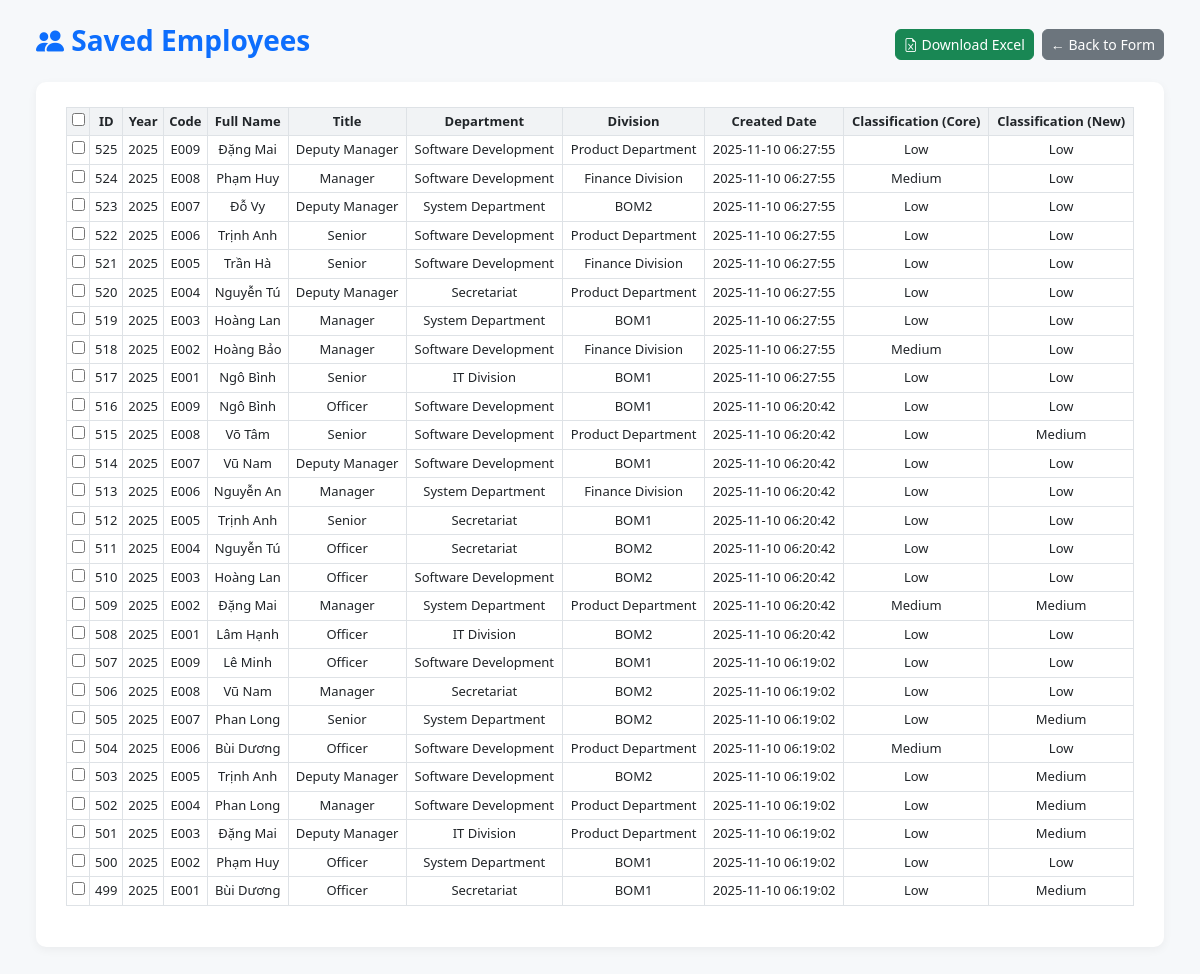
The page /employees on the database its author committed.
### tables this page shows
CREATE TABLE employee (
        id INTEGER PRIMARY KEY AUTOINCREMENT,
        year TEXT,
        code TEXT,
        full_name TEXT,
        title TEXT,
        department TEXT,
        division TEXT,

        -- Core competencies
        communication INTEGER,
        continuous_learning INTEGER,
        critical_thinking INTEGER,
        data_analysis INTEGER,
        digital_literacy INTEGER,
        problem_solving INTEGER,
        strategic_thinking INTEGER,
        talent_management INTEGER,
        teamwork_leadership INTEGER,

        -- Core competencies (req)
        communication_req INTEGER,
        continuous_learning_req INTEGER,
        critical_thinking_req INTEGER,
        data_analysis_req INTEGER,
        digital_literacy_req INTEGER,
        problem_solving_req INTEGER,
        strategic_thinking_req INTEGER,
        talent_management_req INTEGER,
        teamwork_leadership_req INTEGER,

        -- New competencies
        creative_thinking INTEGER,
        resilience INTEGER,
        ai_bigdata INTEGER,
        analytical_thinking INTEGER,

        -- New competencies (req)
        creative_thinking_req INTEGER,
        resilience_req INTEGER,
        ai_bigdata_req INTEGER,
        analytical_thinking_req INTEGER,

        classification_core TEXT,
        classification_new TEXT,
        created_at DATETIME DEFAULT CURRENT_TIMESTAMP
    );

### app.py (the view)
@app.route("/employees")
def employees():
    conn = sqlite3.connect("employee.db")
    conn.row_factory = sqlite3.Row
    c = conn.cursor()
    c.execute("SELECT * FROM employee ORDER BY id DESC")
    rows = c.fetchall()
    conn.close()
    return render_template("employees.html", rows=rows)

### templates/employees.html (shortened to what this page needs)
<!doctype html>
<html lang="en">
<head>
  <link href="https://cdn.jsdelivr.net/npm/bootstrap@5.3.0/dist/css/bootstrap.min.css" rel="stylesheet">
  <link rel="stylesheet" href="https://cdn.jsdelivr.net/npm/bootstrap-icons@1.11.3/font/bootstrap-icons.css">
  <link rel="stylesheet" href="{{ url_for('static', filename='style.css') }}">
</head>
<body class="p-4">
  <div class="container">
    <div class="d-flex justify-content-between align-items-center mb-3">
      <h3><i class="bi bi-people-fill"></i> Saved Employees</h3>
      <div class="d-flex gap-2">
        <a href="/export" class="btn btn-success btn-sm">
          <i class="bi bi-file-earmark-excel"></i> Download Excel
        </a>
        <a href="/" class="btn btn-secondary btn-sm">← Back to Form</a>
      </div>
    </div>
    <div class="table-card">
      <form action="/delete-selected" method="POST" onsubmit="return confirm('Delete selected employees?');">
        <div class="table-wrapper">
          <table class="table table-bordered table-hover table-sm align-middle">
            <thead>
              <tr>
                <th><input type="checkbox" id="selectAll"></th>
                <th>ID</th>
                <th>Year</th>
                <th>Code</th>
                <th>Full Name</th>
                <th>Title</th>
                <th>Department</th>
                <th>Division</th>
                <th>Created Date</th>
                <th>Classification (Core)</th>
                <th>Classification (New)</th>
              </tr>
            </thead>
            <tbody>
              {% for r in rows %}
              <tr>
                <td><input type="checkbox" name="selected_ids" value="{{ r['id'] }}"></td>
                <td>{{ r['id'] }}</td>
                <td>{{ r['year'] }}</td>
                <td>{{ r['code'] }}</td>
                <td>{{ r['full_name'] }}</td>
                <td>{{ r['title'] }}</td>
                <td>{{ r['department'] }}</td>
                <td>{{ r['division'] }}</td>
                <td>{{ r['created_at'] }}</td>
                <td>{{ r['classification_core'] }}</td>
                <td>{{ r['classification_new'] }}</td>
              </tr>
              {% endfor %}
            </tbody>
          </table>
        </div>

### static/style.css (style rules this page uses)
body { font-family: 'Segoe UI', Roboto, Arial, sans-serif; background-color: #f6f8fa; color: #333; font-size: 14px; }
h3, h5 { font-weight: 700; color: #0d6efd; }
.container { max-width: 1200px; }
.form-card, .table-card { background: #fff; border-radius: 10px; box-shadow: 0 3px 10px rgba(0,0,0,0.05); padding: 25px 30px; margin-bottom: 30px; }
.btn { border-radius: 6px; font-weight: 500; }
.btn-secondary { background: #6c757d; }
.btn-success { background: #198754; }
.table { font-size: 13px; text-align: center; }
.table thead th { background-color: #f1f3f5; font-weight: 600; vertical-align: middle; }

### rows shown on the page
employee: id "525", year "2025", code "E009", full_name "Đặng Mai", title "Deputy Manager", department "Software Development", division "Product Department", created_at "2025-11-10 06:27:55", classification_core "Low", classification_new "Low"
employee: id "524", year "2025", code "E008", full_name "Phạm Huy", title "Manager", department "Software Development", division "Finance Division", created_at "2025-11-10 06:27:55", classification_core "Medium", classification_new "Low"
employee: id "523", year "2025", code "E007", full_name "Đỗ Vy", title "Deputy Manager", department "System Department", division "BOM2", created_at "2025-11-10 06:27:55", classification_core "Low", classification_new "Low"
employee: id "522", year "2025", code "E006", full_name "Trịnh Anh", title "Senior", department "Software Development", division "Product Department", created_at "2025-11-10 06:27:55", classification_core "Low", classification_new "Low"
employee: id "521", year "2025", code "E005", full_name "Trần Hà", title "Senior", department "Software Development", division "Finance Division", created_at "2025-11-10 06:27:55", classification_core "Low", classification_new "Low"
employee: id "520", year "2025", code "E004", full_name "Nguyễn Tú", title "Deputy Manager", department "Secretariat", division "Product Department", created_at "2025-11-10 06:27:55", classification_core "Low", classification_new "Low"
employee: id "519", year "2025", code "E003", full_name "Hoàng Lan", title "Manager", department "System Department", division "BOM1", created_at "2025-11-10 06:27:55", classification_core "Low", classification_new "Low"
employee: id "518", year "2025", code "E002", full_name "Hoàng Bảo", title "Manager", department "Software Development", division "Finance Division", created_at "2025-11-10 06:27:55", classification_core "Medium", classification_new "Low"
employee: id "517", year "2025", code "E001", full_name "Ngô Bình", title "Senior", department "IT Division", division "BOM1", created_at "2025-11-10 06:27:55", classification_core "Low", classification_new "Low"
employee: id "516", year "2025", code "E009", full_name "Ngô Bình", title "Officer", department "Software Development", division "BOM1", created_at "2025-11-10 06:20:42", classification_core "Low", classification_new "Low"
employee: id "515", year "2025", code "E008", full_name "Võ Tâm", title "Senior", department "Software Development", division "Product Department", created_at "2025-11-10 06:20:42", classification_core "Low", classification_new "Medium"
employee: id "514", year "2025", code "E007", full_name "Vũ Nam", title "Deputy Manager", department "Software Development", division "BOM1", created_at "2025-11-10 06:20:42", classification_core "Low", classification_new "Low"
employee: id "513", year "2025", code "E006", full_name "Nguyễn An", title "Manager", department "System Department", division "Finance Division", created_at "2025-11-10 06:20:42", classification_core "Low", classification_new "Low"
employee: id "512", year "2025", code "E005", full_name "Trịnh Anh", title "Senior", department "Secretariat", division "BOM1", created_at "2025-11-10 06:20:42", classification_core "Low", classification_new "Low"
employee: id "511", year "2025", code "E004", full_name "Nguyễn Tú", title "Officer", department "Secretariat", division "BOM2", created_at "2025-11-10 06:20:42", classification_core "Low", classification_new "Low"
employee: id "510", year "2025", code "E003", full_name "Hoàng Lan", title "Officer", department "Software Development", division "BOM2", created_at "2025-11-10 06:20:42", classification_core "Low", classification_new "Low"
employee: id "509", year "2025", code "E002", full_name "Đặng Mai", title "Manager", department "System Department", division "Product Department", created_at "2025-11-10 06:20:42", classification_core "Medium", classification_new "Medium"
employee: id "508", year "2025", code "E001", full_name "Lâm Hạnh", title "Officer", department "IT Division", division "BOM2", created_at "2025-11-10 06:20:42", classification_core "Low", classification_new "Low"
employee: id "507", year "2025", code "E009", full_name "Lê Minh", title "Officer", department "Software Development", division "BOM1", created_at "2025-11-10 06:19:02", classification_core "Low", classification_new "Low"
employee: id "506", year "2025", code "E008", full_name "Vũ Nam", title "Manager", department "Secretariat", division "BOM2", created_at "2025-11-10 06:19:02", classification_core "Low", classification_new "Low"
employee: id "505", year "2025", code "E007", full_name "Phan Long", title "Senior", department "System Department", division "BOM2", created_at "2025-11-10 06:19:02", classification_core "Low", classification_new "Medium"
employee: id "504", year "2025", code "E006", full_name "Bùi Dương", title "Officer", department "Software Development", division "Product Department", created_at "2025-11-10 06:19:02", classification_core "Medium", classification_new "Low"
employee: id "503", year "2025", code "E005", full_name "Trịnh Anh", title "Deputy Manager", department "Software Development", division "BOM2", created_at "2025-11-10 06:19:02", classification_core "Low", classification_new "Medium"
employee: id "502", year "2025", code "E004", full_name "Phan Long", title "Manager", department "Software Development", division "Product Department", created_at "2025-11-10 06:19:02", classification_core "Low", classification_new "Medium"
employee: id "501", year "2025", code "E003", full_name "Đặng Mai", title "Deputy Manager", department "IT Division", division "Product Department", created_at "2025-11-10 06:19:02", classification_core "Low", classification_new "Medium"
employee: id "500", year "2025", code "E002", full_name "Phạm Huy", title "Officer", department "System Department", division "BOM1", created_at "2025-11-10 06:19:02", classification_core "Low", classification_new "Low"
employee: id "499", year "2025", code "E001", full_name "Bùi Dương", title "Officer", department "Secretariat", division "BOM1", created_at "2025-11-10 06:19:02", classification_core "Low", classification_new "Medium"
